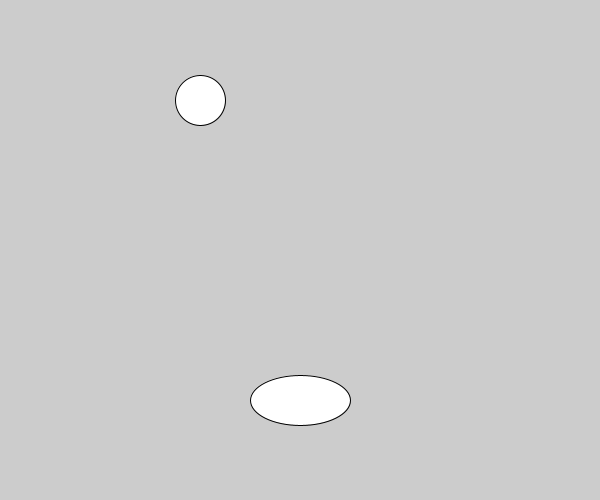
Frame 1 (no input)
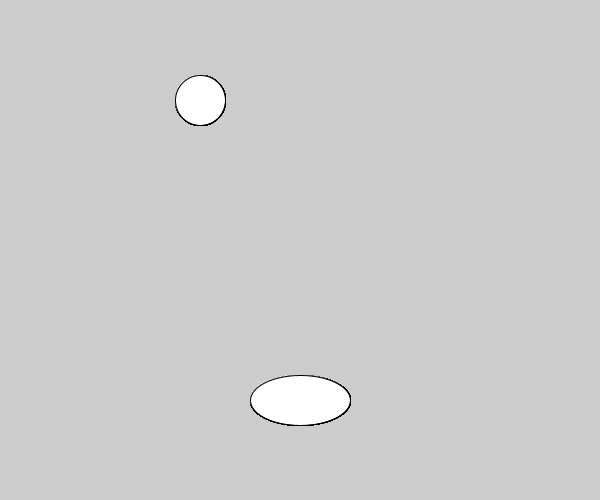
Frame 60 (the mouse pressed at the canvas centre just before this capture)
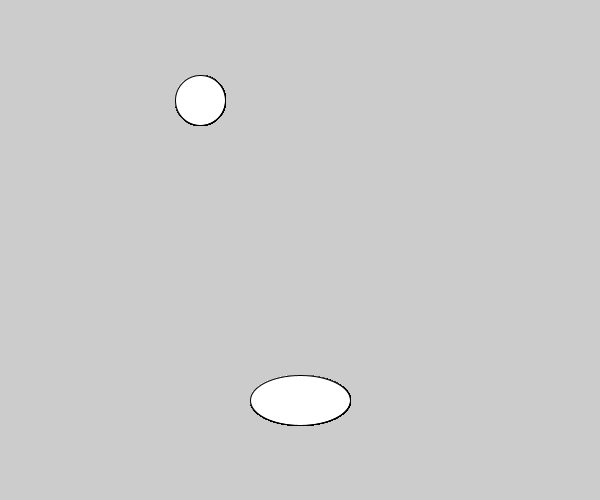
Frame 120 (the mouse held since frame 60 and released just before this capture)

The Processing sketch that drew these frames (run headless with seeded random() and noise(); from frame 60 on, the mouse is pressed at the canvas centre):

// Processing sketch: ellipses
// ── ellipses.pde
void setup() {
  size(600,500);
}

void draw() {
  ellipse(200,100,50,50);
  
  ellipse(300,400, 100,50);
}
